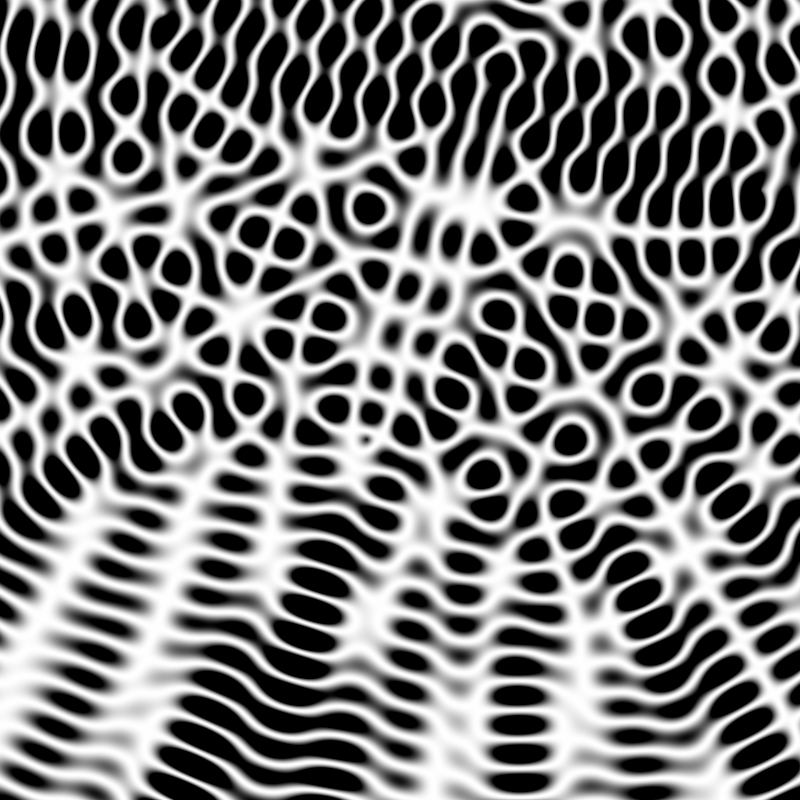
Frame 1 (no input)
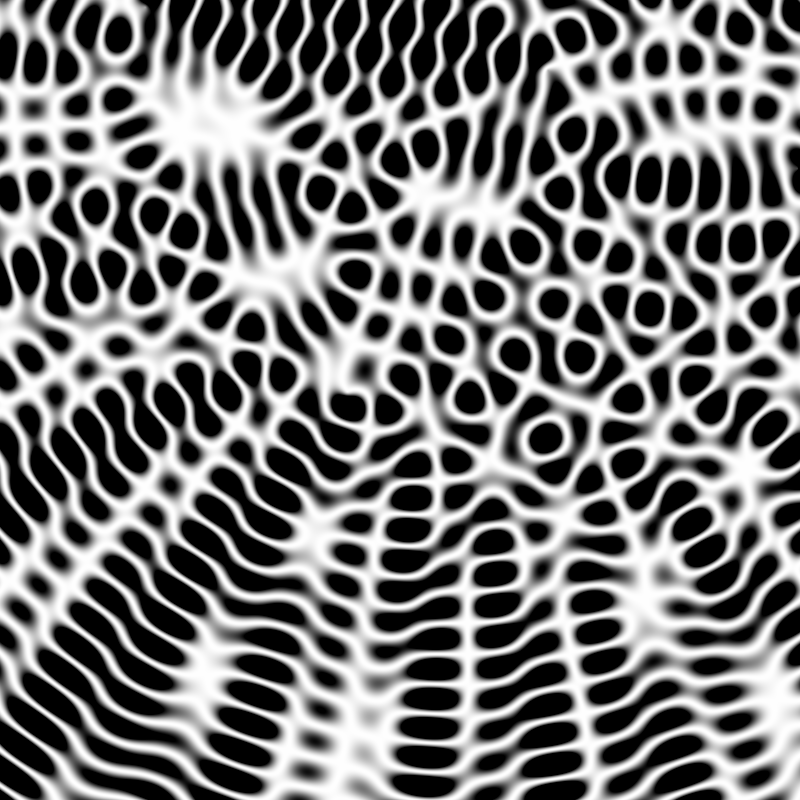
Frame 60 (the mouse pressed at the canvas centre just before this capture)
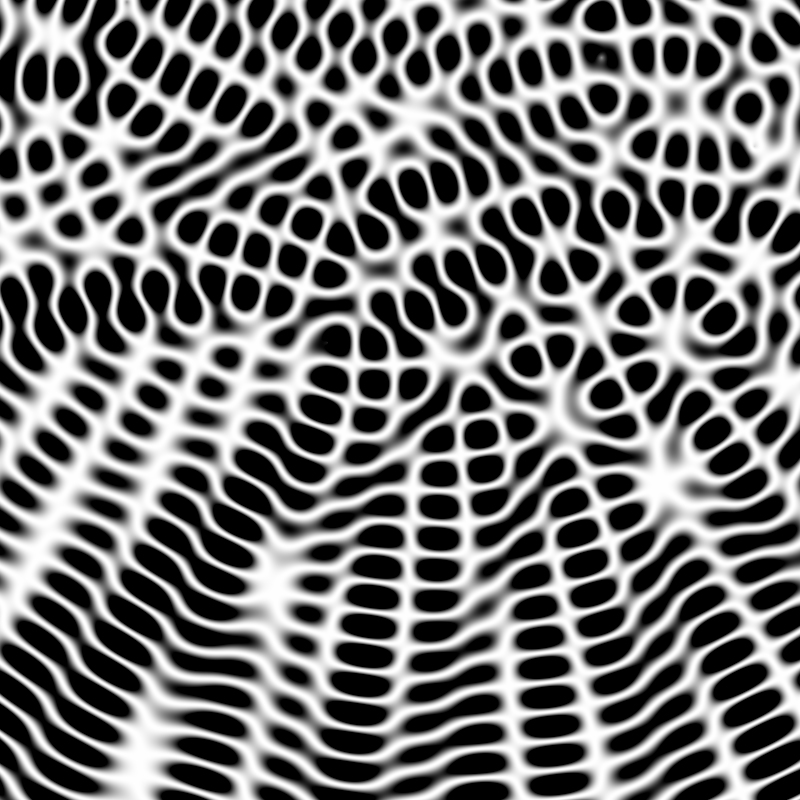
Frame 120 (the mouse held since frame 60 and released just before this capture)

The Processing sketch that drew these frames (run headless with seeded random() and noise(); from frame 60 on, the mouse is pressed at the canvas centre):

// Processing sketch: distMap
// ── distMap.pde
float[] sX,sY,dX,dY;
float d,z;
int n;
color c;

void setup() {
  size(800,800);
  setS();
}

void setS() {
  n  = round(random(1,5));
  z  = random(0.05,0.3);
  sX = new float[n];sY = new float[n];
  dX = new float[n];dY = new float[n];
  for(int i=0;i<n;i++){
    sX[i] = random(width);sY[i] = random(height);
    dX[i] = random(-1,1);dY[i] = random(-1,1);
  }
}

void draw() {
  scale(0.5);
  for(int i=0;i<n;i++) {
    sX[i]+=dX[i];
    sY[i]+=dY[i];
    if(sX[i]<0||sX[i]>width) {dX[i]*=-1;}
    if(sY[i]<0||sY[i]>height) {dY[i]*=-1;}
  }
  loadPixels();
  for(int x=0;x<width;x++) {
    for(int y=0;y<height;y++) {
      d = 0;
      for(int s=0;s<n;s++) {d += sin(dist(sX[s],sY[s],x,y)*z);}
      d = cos(d);
      if(d<0) {c = color(0);} else {c = color(d*255);}
      pixels[y*width+x]=c;
    }
  }
  updatePixels();
}

void keyPressed() {
  setS();
}
